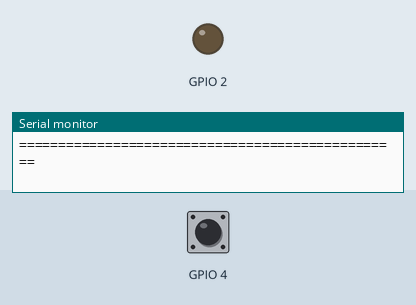
This program was run on a simulated ESP32. On the bench: output pins drawn as LEDs (lit = HIGH), the last lines printed to the serial monitor. Dashed ring = blinking. The inputs (shaded band) are chosen by the test bench; at power-on: GPIO 4 HIGH.

Above: at 1.2 s.
1.3 s: GPIO 4 pulled LOW for 0.15 s
At 2.5 s:
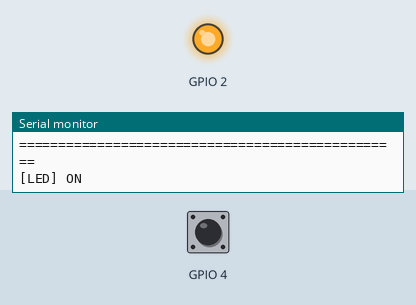
3.4 s: GPIO 4 pulled LOW for 0.15 s
At 5.2 s:
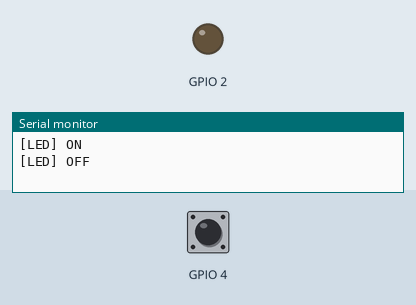
5.5 s: GPIO 4 pulsed LOW 2 times (0.12 s each, 0.3 s apart)
At 6.07 s:
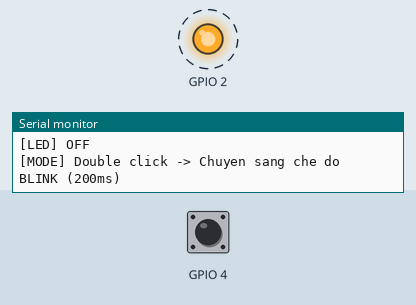
8.5 s: GPIO 4 pulsed LOW 5 times (0.12 s each, 0.3 s apart)
Timing chart, 0 to 11.7 s (numbered marks = the images above; inputs shaded):
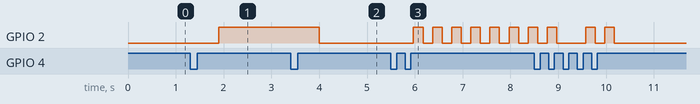

Measured:
- after the input at 1.3 s, GPIO 2: LOW → HIGH after 0.60 s
- after the input at 3.4 s, GPIO 2: HIGH → LOW after 0.60 s
- after the input at 5.5 s, GPIO 2: alternates HIGH for 0.20 s and LOW for 0.20 s, starting after 0.47 s

The program:

main.cpp
```cpp
#include <Arduino.h>
#include <OneButton.h>

#ifndef LED_PIN
#define LED_PIN 2
#endif

#ifndef BTN_PIN
#define BTN_PIN 4
#endif

// Khởi tạo OneButton: chân BTN_PIN, active LOW = true (sử dụng internal pull-up)
OneButton button(BTN_PIN, true);

bool isBlinking = false;
bool ledState = false;
unsigned long previousMillis = 0;
const unsigned long blinkInterval = 200; // Chu kỳ nhấp nháy 200ms

// Single click: Bật/Tắt LED (nếu đang nháy thì dừng nháy và tắt)
void handleClick() {
    if (isBlinking) {
        isBlinking = false;
        ledState = false;
    } else {
        ledState = !ledState;
    }
    digitalWrite(LED_PIN, ledState ? HIGH : LOW);
    Serial.println(ledState ? "[LED] ON" : "[LED] OFF");
}

// Double click: Chuyển sang chế độ nháy LED (thay vì nhấn giữ lâu >1s)
void handleDoubleClick() {
    isBlinking = !isBlinking;
    if (isBlinking) {
        Serial.println("[MODE] Double click -> Chuyen sang che do BLINK (200ms)");
    } else {
        ledState = false;
        digitalWrite(LED_PIN, LOW);
        Serial.println("[MODE] Dung che do BLINK -> LED OFF");
    }
}

void setup() {
    Serial.begin(115200);
    pinMode(LED_PIN, OUTPUT);
    digitalWrite(LED_PIN, LOW);

    // Gán các hàm callback cho sự kiện nút bấm
    button.attachClick(handleClick);
    button.attachDoubleClick(handleDoubleClick);

    Serial.println("=================================================");
    Serial.println("ESP32 DevKit V1 - OneButton Single LED Controller");
    Serial.println("Board: DOIT ESP32 DevKit V1");
    Serial.println("Single Click: Bat/Tat LED");
    Serial.println("Double Click: Chuyen sang / Thoat che do Nhap nhay LED");
    Serial.println("=================================================");
}

void loop() {
    // Luôn gọi tick() liên tục trong loop() để giải mã tín hiệu nút nhấn và khử rung
    button.tick();

    // Điều khiển nhấp nháy non-blocking bằng hàm millis()
    if (isBlinking) {
        unsigned long currentMillis = millis();
        if (currentMillis - previousMillis >= blinkInterval) {
            previousMillis = currentMillis;
            ledState = !ledState;
            digitalWrite(LED_PIN, ledState ? HIGH : LOW);
        }
    }
}
```
